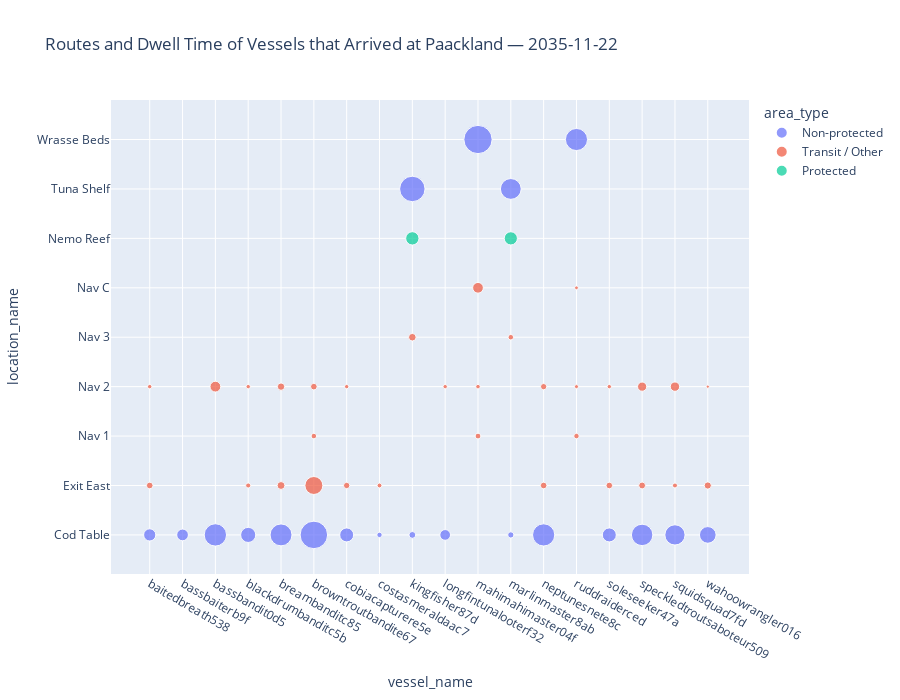

Notebook code cell kept with this figure:
### Code cell
import pandas as pd
import plotly.express as px

# Assume you already have dwell_dynamic
# Ensure datetime type
dwell_dynamic["arrival_time"] = pd.to_datetime(dwell_dynamic["arrival_time"])

# ✅ Select vessels arriving at City of Paackland on a specific day
date = "2035-11-22"

# If you have multiple ports, filter them first (in your compute_fishing_window_strict, 
# city is the arrival, so you can match those arriving at Paackland)
vessels_paackland = dwell_dynamic[
    dwell_dynamic["vessel_name"].isin(
        dwell_dynamic.loc[
            dwell_dynamic["arrival_time"].dt.date == pd.to_datetime(date).date(),
            "vessel_name"
        ]
    )
]

# ✅ Classify protected vs non-protected based on "kind"
def classify_kind(k):
    if "Preserve" in k or "Reserve" in k:
        return "Protected"
    elif "Fishing" in k or "Shelf" in k:
        return "Non-protected"
    else:
        return "Transit / Other"

vessels_paackland["area_type"] = vessels_paackland["kind"].apply(classify_kind)


topN = 10
top_locs = (vessels_paackland.groupby('location_name')['dwell']
            .sum().index)
df_plot = vessels_paackland[vessels_paackland['location_name'].isin(top_locs)].copy()

cats = list(top_locs)  # preserve ranking
fig = px.scatter(
    df_plot, x="vessel_name", y="location_name", size="dwell", color="area_type",
    hover_data=["arrival_time","tonnage"],
    title=f"Routes and Dwell Time of Vessels that Arrived at Paackland — {date}"
)
fig.update_layout(
    height=700,
    yaxis=dict(categoryorder='array', categoryarray=cats)
)

### Figure 1 — Plotly figure (JSON) as saved in the notebook; plotly's stock layout.template omitted (floating-point values rounded to 4 significant figures)
{"data": [{"customdata": [["2035-11-22T02:05:11.835091", 700], ["2035-11-22T15:31:38.677996", 1100], ["2035-11-22T03:51:41.297724", 600], ["2035-11-22T05:34:01.458396", 11800], ["2035-11-22T06:37:39.830201", 3500], ["2035-11-22T17:03:41.392226", 4900], ["2035-11-22T00:43:15.818712", 10500], ["2035-11-22T17:39:13.588831", 600], ["2035-11-22T06:24:01.532796", 400], ["2035-11-22T06:24:01.532796", 400], ["2035-11-22T15:42:04.518709", 4900], ["2035-11-22T06:36:25.138144", 2600], ["2035-11-22T10:09:43.018553", 7800], ["2035-11-22T10:09:43.018553", 7800], ["2035-11-22T05:37:27.126286", 11500], ["2035-11-22T23:02:17.227927", 1400], ["2035-11-22T00:40:34.637757", 6200], ["2035-11-22T02:12:00.575186", 9400], ["2035-11-22T22:37:46.948070", 200], ["2035-11-22T18:16:55.524485", 300]], "hovertemplate": "area_type=Non-protected<br>vessel_name=%{x}<br>location_name=%{y}<br>dwell=%{marker.size}<br>arrival_time=%{customdata[0]}<br>tonnage=%{customdata[1]}<extra></extra>", "legendgroup": "Non-protected", "marker": {"color": "#636efa", "size": [40290.0, 37180.0, 135200.0, 61890.0, 129900.0, 205000.0, 52940.0, 7811.0, 12650.0, 175100.0, 30990.0, 216500.0, 10550.0, 117100.0, 133700.0, 132300.0, 53090.0, 124300.0, 111300.0, 75140.0], "sizemode": "area", "sizeref": 541.3, "symbol": "circle"}, "mode": "markers", "name": "Non-protected", "orientation": "v", "showlegend": true, "type": "scatter", "x": ["baitedbreath538", "bassbaiterb9f", "bassbandit0d5", "blackdrumbanditc5b", "breambanditc85", "browntroutbandite67", "cobiacapturere5e", "costasmeraldaac7", "kingfisher87d", "kingfisher87d", "longfintunalooterf32", "mahimahimaster04f", "marlinmaster8ab", "marlinmaster8ab", "neptunesnete8c", "ruddraiderced", "soleseeker47a", "speckledtroutsaboteur509", "squidsquad7fd", "wahoowrangler016"], "xaxis": "x", "y": ["Cod Table", "Cod Table", "Cod Table", "Cod Table", "Cod Table", "Cod Table", "Cod Table", "Cod Table", "Cod Table", "Tuna Shelf", "Cod Table", "Wrasse Beds", "Cod Table", "Tuna Shelf", "Cod Table", "Wrasse Beds", "Cod Table", "Cod Table", "Cod Table", "Cod Table"], "yaxis": "y"}, {"customdata": [["2035-11-22T02:05:11.835091", 700], ["2035-11-22T02:05:11.835091", 700], ["2035-11-22T03:51:41.297724", 600], ["2035-11-22T05:34:01.458396", 11800], ["2035-11-22T05:34:01.458396", 11800], ["2035-11-22T06:37:39.830201", 3500], ["2035-11-22T06:37:39.830201", 3500], ["2035-11-22T17:03:41.392226", 4900], ["2035-11-22T17:03:41.392226", 4900], ["2035-11-22T17:03:41.392226", 4900], ["2035-11-22T00:43:15.818712", 10500], ["2035-11-22T00:43:15.818712", 10500], ["2035-11-22T17:39:13.588831", 600], ["2035-11-22T06:24:01.532796", 400], ["2035-11-22T15:42:04.518709", 4900], ["2035-11-22T06:36:25.138144", 2600], ["2035-11-22T06:36:25.138144", 2600], ["2035-11-22T06:36:25.138144", 2600], ["2035-11-22T10:09:43.018553", 7800], ["2035-11-22T05:37:27.126286", 11500], ["2035-11-22T05:37:27.126286", 11500], ["2035-11-22T23:02:17.227927", 1400], ["2035-11-22T23:02:17.227927", 1400], ["2035-11-22T23:02:17.227927", 1400], ["2035-11-22T00:40:34.637757", 6200], ["2035-11-22T00:40:34.637757", 6200], ["2035-11-22T02:12:00.575186", 9400], ["2035-11-22T02:12:00.575186", 9400], ["2035-11-22T22:37:46.948070", 200], ["2035-11-22T22:37:46.948070", 200], ["2035-11-22T18:16:55.524485", 300], ["2035-11-22T18:16:55.524485", 300]], "hovertemplate": "area_type=Transit / Other<br>vessel_name=%{x}<br>location_name=%{y}<br>dwell=%{marker.size}<br>arrival_time=%{customdata[0]}<br>tonnage=%{customdata[1]}<extra></extra>", "legendgroup": "Transit / Other", "marker": {"color": "#EF553B", "size": [11980.0, 5385.0, 31430.0, 6930.0, 5310.0, 16840.0, 14710.0, 87350.0, 8320.0, 11840.0, 10850.0, 5049.0, 6431.0, 15640.0, 5172.0, 8981.0, 5588.0, 31140.0, 8260.0, 11850.0, 10610.0, 8078.0, 4493.0, 3960.0, 11850.0, 5219.0, 12710.0, 22830.0, 6677.0, 23700.0, 14090.0, 2833.0], "sizemode": "area", "sizeref": 541.3, "symbol": "circle"}, "mode": "markers", "name": "Transit / Other", "orientation": "v", "showlegend": true, "type": "scatter", "x": ["baitedbreath538", "baitedbreath538", "bassbandit0d5", "blackdrumbanditc5b", "blackdrumbanditc5b", "breambanditc85", "breambanditc85", "browntroutbandite67", "browntroutbandite67", "browntroutbandite67", "cobiacapturere5e", "cobiacapturere5e", "costasmeraldaac7", "kingfisher87d", "longfintunalooterf32", "mahimahimaster04f", "mahimahimaster04f", "mahimahimaster04f", "marlinmaster8ab", "neptunesnete8c", "neptunesnete8c", "ruddraiderced", "ruddraiderced", "ruddraiderced", "soleseeker47a", "soleseeker47a", "speckledtroutsaboteur509", "speckledtroutsaboteur509", "squidsquad7fd", "squidsquad7fd", "wahoowrangler016", "wahoowrangler016"], "xaxis": "x", "y": ["Exit East", "Nav 2", "Nav 2", "Exit East", "Nav 2", "Exit East", "Nav 2", "Exit East", "Nav 1", "Nav 2", "Exit East", "Nav 2", "Exit East", "Nav 3", "Nav 2", "Nav 1", "Nav 2", "Nav C", "Nav 3", "Exit East", "Nav 2", "Nav 1", "Nav 2", "Nav C", "Exit East", "Nav 2", "Exit East", "Nav 2", "Exit East", "Nav 2", "Exit East", "Nav 2"], "yaxis": "y"}, {"customdata": [["2035-11-22T06:24:01.532796", 400], ["2035-11-22T10:09:43.018553", 7800]], "hovertemplate": "area_type=Protected<br>vessel_name=%{x}<br>location_name=%{y}<br>dwell=%{marker.size}<br>arrival_time=%{customdata[0]}<br>tonnage=%{customdata[1]}<extra></extra>", "legendgroup": "Protected", "marker": {"color": "#00cc96", "size": [48010.0, 47210.0], "sizemode": "area", "sizeref": 541.3, "symbol": "circle"}, "mode": "markers", "name": "Protected", "orientation": "v", "showlegend": true, "type": "scatter", "x": ["kingfisher87d", "marlinmaster8ab"], "xaxis": "x", "y": ["Nemo Reef", "Nemo Reef"], "yaxis": "y"}], "layout": {"height": 700, "legend": {"itemsizing": "constant", "title": {"text": "area_type"}, "tracegroupgap": 0}, "title": {"text": "Routes and Dwell Time of Vessels that Arrived at Paackland — 2035-11-22"}, "xaxis": {"anchor": "y", "domain": [0, 1], "title": {"text": "vessel_name"}}, "yaxis": {"anchor": "x", "categoryarray": ["Cod Table", "Exit East", "Nav 1", "Nav 2", "Nav 3", "Nav C", "Nemo Reef", "Tuna Shelf", "Wrasse Beds"], "categoryorder": "array", "domain": [0, 1], "title": {"text": "location_name"}}}}
